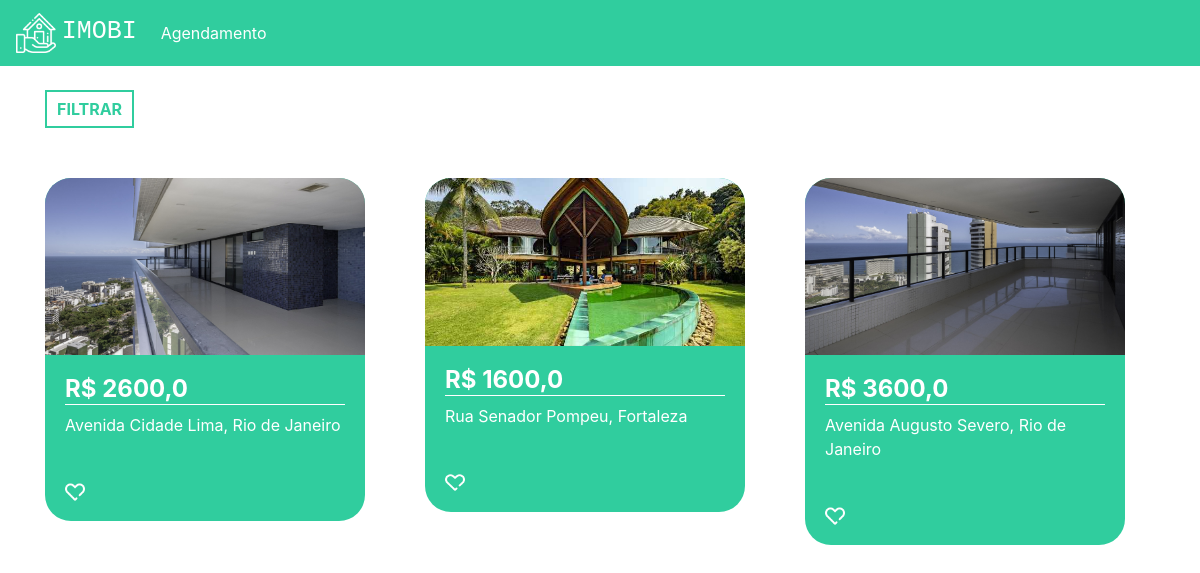
The app's page / (signed in) with its own data.
### plataforma/models.py (models this page shows, shortened)
class Imovei(models.Model):
    choices = (('V', 'Venda'),
                ('A', 'Aluguel'))
    choices_imovel = (('A', 'Apartamento'),
                        ('C', 'Casa'))
    imagens = models.ManyToManyField(Imagem)
    valor = models.FloatField()
    quartos = models.IntegerField()
    tamanho = models.FloatField()
    cidade = models.ForeignKey(Cidade, on_delete=models.DO_NOTHING)
    rua = models.CharField(max_length=50)
    tipo = models.CharField(max_length=1, choices=choices)
    tipo_imovel = models.CharField(max_length=1, choices=choices_imovel)
    numero = models.IntegerField()
    descricao = models.TextField()
    dias_visita = models.ManyToManyField(DiasVisita)
    horarios = models.ManyToManyField(Horario)

class Imagem(models.Model):
    img = models.ImageField(upload_to='img')

class Cidade(models.Model):
    nome = models.CharField(max_length=30)
    def __str__(self) -> str:
        return self.nome

### plataforma/views.py (the view)
# urls.py: path('', views.home, name='home'),
@login_required(login_url="/auth/logar")
def home(request):
    preco_minimo = request.GET.get('preco_minimo')
    preco_maximo = request.GET.get('preco_maximo')
    cidade = request.GET.get('cidade')
    tipo = request.GET.getlist('tipo')
    cidades = Cidade.objects.all()
    if preco_minimo or preco_maximo or cidade or tipo:
        if not preco_minimo:
            preco_minimo = 0
        if not preco_maximo:
            preco_maximo = 9999999999999
        if not tipo:
            tipo = ['A', 'C']
        imoveis = Imovei.objects.filter(valor__gte=preco_minimo).filter(valor__lte=preco_maximo).filter(tipo_imovel__in=tipo).filter(cidade=cidade)
    else:
        imoveis = Imovei.objects.all()
    return render(request, 'home.html', {'imoveis': imoveis, 'cidades':cidades})

### plataforma/templates/home.html (shortened to what this page needs)
{% extends 'base.html' %}
{% load static %}
{% block 'head' %}
<link rel="stylesheet" href="{% static 'plataforma/css/home.css' %}">
{% endblock %}
{% block 'body' %}
<div class="container">
  <br>
  <button type="button" class="btn_filtrar" data-toggle="modal" data-target="#exampleModal">
    FILTRAR
  </button>
  <div class="row">
    {% for imovel in imoveis %}
        <div class="col-md cont">
            <div class="card_imovel">
                <img class="img_capa_imovel" src="{{imovel.imagens.all.0.img.url}}">
                <div class="informacoes_imoveis">
                  <a class="a_none" href="{% url 'imovel' imovel.id %}"><h4 class="valor">R$ {{imovel.valor}}</h4></a>
                  <p>{{imovel.rua}}, {{imovel.cidade}}</p>
                  <br>
                  <img width="7%" src="{% static 'plataforma/img/hearth.png' %}">
                </div>
          </div>
        </div>
    {% endfor %}
  </div>
</div>
{% endblock %}

### templates/base.html (shortened to what this page needs)
{% load static %}
<!doctype html>
<html lang="pt-BR">
    <head>
        {% block 'head' %}{% endblock %}
        <link rel="stylesheet" href="https://cdn.jsdelivr.net/npm/bootstrap@4.6.1/dist/css/bootstrap.min.css">
    </head>
    <body>
        {% if user.is_authenticated %}
            <nav class="navbar navbar-expand-lg navbar-dark bg_navbar">
                <a class="navbar-brand" href="{% url 'home' %}"><img width="40" src="{% static 'autenticacao/img/logo.png' %}">&nbsp<h3 class="font_logo">IMOBI</h3></a>
                <div class="collapse navbar-collapse" id="navbarNav">
                    <ul class="navbar-nav">
                        <li class="nav-item active">
                            <a class="nav-link" href="{% url 'agendamentos' %}">Agendamento</a>
                        </li>
                    </ul>
                </div>
            </nav>
        {% endif %}
        {% block 'body' %}{% endblock %}
    </body>
</html>

### templates/static/plataforma/css/home.css (style rules this page uses)
.bg_navbar { background-color: #30CD9E; }
.font_logo { font-family: 'Courier New', Courier, monospace; font-size: 25px; display: inline; }
.card_imovel { background-color: #30CD9E; width: 20rem; margin-top: 50px; border-radius: 26px; }
.img_capa_imovel { width: 100%; border-top-left-radius: 26px; border-top-right-radius: 26px; }
.informacoes_imoveis { padding: 20px; color: white; }
.valor { font-weight: bold; border-bottom: 1px solid white; }
.btn_filtrar { border: none; background-color: transparent; border: 2px solid #30CD9E; color: #30CD9E; padding: 5px 10px 5px 10px; font-weight: bold; }
.a_none { color: white; }

### records on screen
Imovei: imagens.all.0.img (picture), valor "2600,0", rua "Avenida Cidade Lima", cidade "Rio de Janeiro"
Imovei: imagens.all.0.img (picture), valor "1600,0", rua "Rua Senador Pompeu", cidade "Fortaleza"
Imovei: imagens.all.0.img (picture), valor "3600,0", rua "Avenida Augusto Severo", cidade "Rio de Janeiro"
